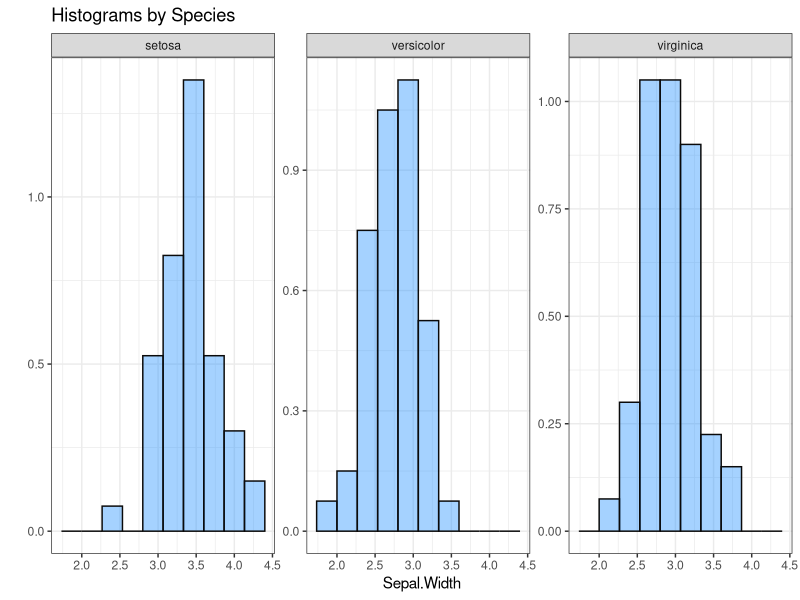
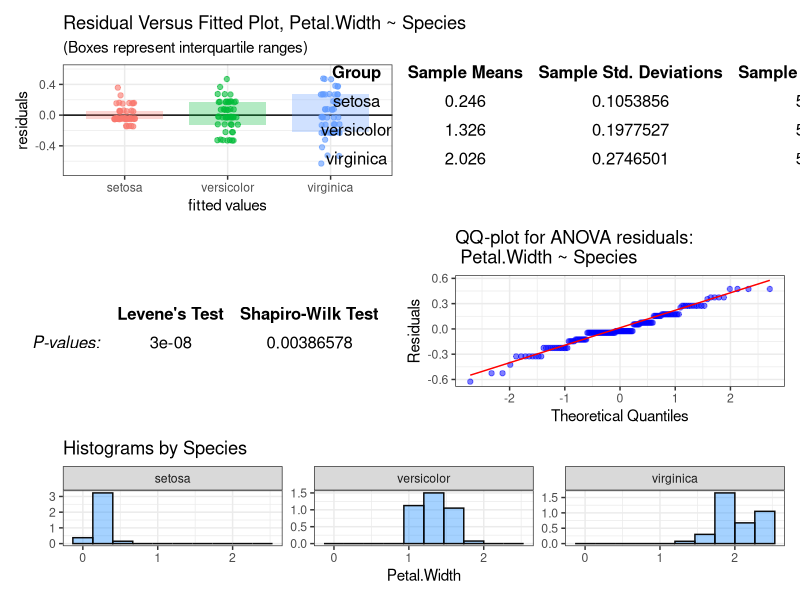

Generate these figures, in order, with R:
library(patchwork)
library(ggplot2)
library(tidyverse)
library(car)

plot_resids_anova<-function(formula, data,dec=3,withsd = TRUE){
    IV<-all.vars(formula)[2]
    DV<-all.vars(formula)[1]
    sds<-tapply(data[[DV]],data[[IV]],sd)
    levs<-levels(data[[IV]])
    aov.model<-aov(formula(paste(DV,IV,sep="~")), data = data)
    M<-max(aov.model$residuals)
    m<-min(aov.model$residuals)
    if (withsd){
        ggplot(data = data.frame(x=data[[IV]],
                                 y=aov.model$residuals),
               aes(x=x,
                   y=y,
                   color=x))+
            geom_hline(yintercept=0)+
            geom_boxplot(aes(fill=x),alpha=.3, color=NA)+
            # geom_stripchart()
            geom_point(position=position_jitter(width=.1), alpha=.6)+theme_bw()+labs(y="residuals",x="fitted values", title=paste("Residual Versus Fitted Plot,",DV,"~",IV),                                                                    subtitle="(Boxes represent interquartile ranges)")+ scale_y_continuous(limits=c(m-.1,M+.12))+
            
            scale_color_discrete(IV,labels=paste(levs,"\n(stdev = ",round(sds,dec),")\n",sep=""))+
            scale_fill_discrete(guide="none")
    } else {
        ggplot(data = data.frame(x=data[[IV]],
                                 y=aov.model$residuals),
               aes(x=x,
                   y=y,
                   color=x))+
            geom_hline(yintercept=0)+
            geom_boxplot(aes(fill=x),alpha=.3, color=NA)+
            # geom_stripchart()
            geom_point(position=position_jitter(width=.1), alpha=.6)+theme_bw()+
            labs(y="residuals",x="fitted values", 
                 title=paste("Residual Versus Fitted Plot,",DV,"~",IV),                                                                    
                 subtitle="(Boxes represent interquartile ranges)")+ 
            scale_y_continuous(limits=c(m-.1,M+.12))+
            scale_color_discrete(guide="none")+
            scale_fill_discrete(guide="none")
    }
}

plot_qq_anova<-function(formula, data){
    IV<-all.vars(formula)[2]
    DV<-all.vars(formula)[1]
    aov.model<-aov(formula(paste(DV,IV,sep="~")), data = data)
    ggplot()+
        stat_qq(aes(sample=aov.model$residuals),color='blue',alpha=.5)+
        stat_qq_line(aes(sample=aov.model$residuals),color='red')+
        labs(title=paste("QQ-plot for ANOVA residuals:\n",paste(DV,IV,sep=" ~ ")),
             x="Theoretical Quantiles",
             y="Residuals")+
        theme_bw() 
}

# plot_qq_anova(weight~feed, data = chickwts)
# plot_qq_anova(Sepal.Width~Species, data = iris)

plot_hist_anova<-function(formula, data, bins=10){
    IV<-all.vars(formula)[2]
    DV<-all.vars(formula)[1]
    levs<-levels(data[[IV]])
    # aov.model<-aov(formula(paste(DV,IV,sep="~")), data = data)
    ggplot(data = data.frame(x = data[[DV]],
                             IV = data[[IV]]))+
        geom_histogram(aes(x=x,y=after_stat(density)),
                       color='gray4',fill='dodgerblue',alpha=.4,
                       bins = bins)+
        labs(title=paste("Histograms by",IV),
             x=DV,
             y="")+
        facet_wrap(vars(IV), ncol=length(levs),scales="free_y")+
        theme_bw()
}

plot_hist_anova(Sepal.Width~Species, data = iris)

library(dplyr)
library(kableExtra)
library(gridExtra)
summary_table<-function(formula, data,dec=3){
    IV<-all.vars(formula)[2]
    DV<-all.vars(formula)[1]
    df<-data.frame(DV =data[[DV]],
                   Groups = data[[IV]])
    df %>% 
        group_by(Groups) %>%
        summarise(means = mean(DV),
                     stddevs = sd(DV),
                     size = n()) -> df1
    colnames(df1)<-c("Group",
                     "Sample Means",
                     "Sample Std. Deviations",
                     "Sample Sizes (n)")
        # kable(col.names = c("Sample Means",
        #                     "Sample Std. Deviations",
        #                     "Sample Sizes (n)"),
        #       row.names=FALSE) %>%
        df1 %>% gridExtra::tableGrob(rows=NULL,
                                     theme=ttheme_minimal())
        
}
summary_table(Sepal.Width~Species, data = iris)
test_vals<-function(formula, data,dec=5){
    IV<-all.vars(formula)[2]
    DV<-all.vars(formula)[1]
    aov.model<-aov(formula(paste(DV,IV,sep="~")), data = data)
    Levenes.P.Value<-broom::tidy(leveneTest(formula(paste(DV,IV,sep="~")),
                           center="mean", data = data))$p.value
    Shapiro.Wilkes.P.Value<-shapiro.test(aov.model$residuals)$p.value
    
    df1<-data.frame(Levenes.P.Value = round(Levenes.P.Value,dec),
               Shapiro.Wilks.P.Value=round(Shapiro.Wilkes.P.Value,dec)) 
    colnames(df1)<-c("Levene's Test",
                     "Shapiro-Wilk Test")
    
    df1%>%
        gridExtra::tableGrob(rows="P-values: ",
                             theme=ttheme_minimal())
}

test_vals(Sepal.Width~Species, data = iris)


plot_anova_stuff<-function(formula, data, bins=10,dec=3,dec2=5,withsd=FALSE){
    p1<-plot_resids_anova(formula=formula, data = data, dec=dec,withsd=withsd)
    t1<-summary_table(formula=formula, data = data)
    t2<-test_vals(formula=formula,data =data,dec=dec2)
    p2<-plot_qq_anova(formula=formula, data = data)
    p3<-plot_hist_anova(formula=formula, data = data, bins=bins)
    
    layout1<-"
    AAAEEE
    AAAEEE
    AAAEEE
    AAAEEE
    FFFCCC
    FFFCCC
    FFFCCC
    FFFCCC
    DDDDDD
    DDDDDD
    "
    
    p1+p2+p3+t1+t2+plot_layout(design=layout1)
}

plot_anova_stuff(Petal.Width~Species, data = iris, bins = 10,
                 dec2=8)
